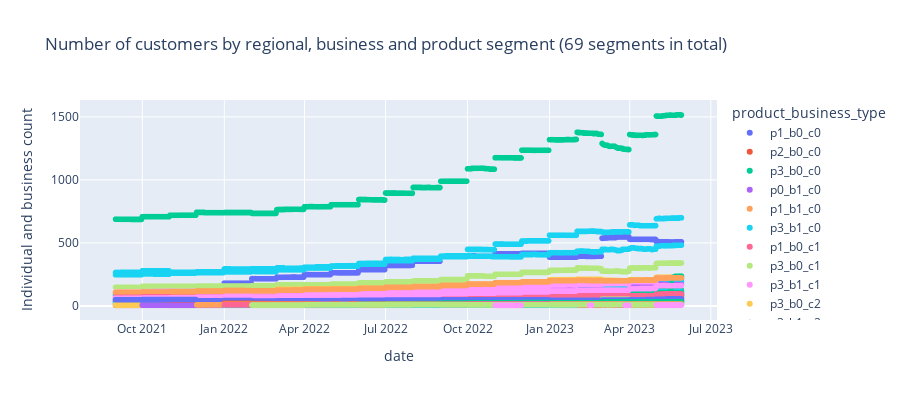

Source (notebook cell):
### Code cell
df_client_filtered = df_client.copy()  # Make a copy to avoid modifying the original DataFrame
df_client_filtered['product_type'] = df_client_filtered['product_type'].astype('str')
df_client_filtered['product_business_type'] = 'p' + df_client_filtered['product_type'] + '_b' + df_client_filtered['is_business'].astype('str') + '_c' + df_client_filtered['county'].astype('str')
fig = px.scatter(data_frame=df_client_filtered, x='date', y='eic_count', color='product_business_type', title='Scatter Plot of EIC Count Over Time')
fig.update_layout(width=900, height=400, title = 'Number of customers by regional, business and product segment (69 segments in total)')
fig.update_yaxes(title_text='Individual and business count')

### Figure 1 — Plotly figure (JSON) as saved in the notebook; plotly's stock layout.template omitted (floating-point values rounded to 4 significant figures; data arrays with more than 128 entries replaced by an {"elided": "..."} marker saying what was removed)
{"data": [{"hovertemplate": "product_business_type=p1_b0_c0<br>date=%{x}<br>eic_count=%{y}<extra></extra>", "legendgroup": "p1_b0_c0", "marker": {"color": "#636efa", "symbol": "circle"}, "mode": "markers", "name": "p1_b0_c0", "showlegend": true, "type": "scattergl", "x": {"elided": "636 str values"}, "xaxis": "x", "y": {"elided": "636 int values"}, "yaxis": "y"}, {"hovertemplate": "product_business_type=p2_b0_c0<br>date=%{x}<br>eic_count=%{y}<extra></extra>", "legendgroup": "p2_b0_c0", "marker": {"color": "#EF553B", "symbol": "circle"}, "mode": "markers", "name": "p2_b0_c0", "showlegend": true, "type": "scattergl", "x": {"elided": "636 str values"}, "xaxis": "x", "y": {"elided": "636 int values"}, "yaxis": "y"}, {"hovertemplate": "product_business_type=p3_b0_c0<br>date=%{x}<br>eic_count=%{y}<extra></extra>", "legendgroup": "p3_b0_c0", "marker": {"color": "#00cc96", "symbol": "circle"}, "mode": "markers", "name": "p3_b0_c0", "showlegend": true, "type": "scattergl", "x": {"elided": "636 str values"}, "xaxis": "x", "y": {"elided": "636 int values"}, "yaxis": "y"}, {"hovertemplate": "product_business_type=p0_b1_c0<br>date=%{x}<br>eic_count=%{y}<extra></extra>", "legendgroup": "p0_b1_c0", "marker": {"color": "#ab63fa", "symbol": "circle"}, "mode": "markers", "name": "p0_b1_c0", "showlegend": true, "type": "scattergl", "x": {"elided": "636 str values"}, "xaxis": "x", "y": {"elided": "636 int values"}, "yaxis": "y"}, {"hovertemplate": "product_business_type=p1_b1_c0<br>date=%{x}<br>eic_count=%{y}<extra></extra>", "legendgroup": "p1_b1_c0", "marker": {"color": "#FFA15A", "symbol": "circle"}, "mode": "markers", "name": "p1_b1_c0", "showlegend": true, "type": "scattergl", "x": {"elided": "636 str values"}, "xaxis": "x", "y": {"elided": "636 int values"}, "yaxis": "y"}, {"hovertemplate": "product_business_type=p3_b1_c0<br>date=%{x}<br>eic_count=%{y}<extra></extra>", "legendgroup": "p3_b1_c0", "marker": {"color": "#19d3f3", "symbol": "circle"}, "mode": "markers", "name": "p3_b1_c0", "showlegend": true, "type": "scattergl", "x": {"elided": "636 str values"}, "xaxis": "x", "y": {"elided": "636 int values"}, "yaxis": "y"}, {"hovertemplate": "product_business_type=p1_b0_c1<br>date=%{x}<br>eic_count=%{y}<extra></extra>", "legendgroup": "p1_b0_c1", "marker": {"color": "#FF6692", "symbol": "circle"}, "mode": "markers", "name": "p1_b0_c1", "showlegend": true, "type": "scattergl", "x": {"elided": "636 str values"}, "xaxis": "x", "y": {"elided": "636 int values"}, "yaxis": "y"}, {"hovertemplate": "product_business_type=p3_b0_c1<br>date=%{x}<br>eic_count=%{y}<extra></extra>", "legendgroup": "p3_b0_c1", "marker": {"color": "#B6E880", "symbol": "circle"}, "mode": "markers", "name": "p3_b0_c1", "showlegend": true, "type": "scattergl", "x": {"elided": "636 str values"}, "xaxis": "x", "y": {"elided": "636 int values"}, "yaxis": "y"}, {"hovertemplate": "product_business_type=p3_b1_c1<br>date=%{x}<br>eic_count=%{y}<extra></extra>", "legendgroup": "p3_b1_c1", "marker": {"color": "#FF97FF", "symbol": "circle"}, "mode": "markers", "name": "p3_b1_c1", "showlegend": true, "type": "scattergl", "x": {"elided": "636 str values"}, "xaxis": "x", "y": {"elided": "636 int values"}, "yaxis": "y"}, {"hovertemplate": "product_business_type=p3_b0_c2<br>date=%{x}<br>eic_count=%{y}<extra></extra>", "legendgroup": "p3_b0_c2", "marker": {"color": "#FECB52", "symbol": "circle"}, "mode": "markers", "name": "p3_b0_c2", "showlegend": true, "type": "scattergl", "x": {"elided": "636 str values"}, "xaxis": "x", "y": {"elided": "636 int values"}, "yaxis": "y"}, {"hovertemplate": "product_business_type=p3_b1_c2<br>date=%{x}<br>eic_count=%{y}<extra></extra>", "legendgroup": "p3_b1_c2", "marker": {"color": "#636efa", "symbol": "circle"}, "mode": "markers", "name": "p3_b1_c2", "showlegend": true, "type": "scattergl", "x": {"elided": "636 str values"}, "xaxis": "x", "y": {"elided": "636 int values"}, "yaxis": "y"}, {"hovertemplate": "product_business_type=p1_b0_c3<br>date=%{x}<br>eic_count=%{y}<extra></extra>", "legendgroup": "p1_b0_c3", "marker": {"color": "#EF553B", "symbol": "circle"}, "mode": "markers", "name": "p1_b0_c3", "showlegend": true, "type": "scattergl", "x": {"elided": "636 str values"}, "xaxis": "x", "y": {"elided": "636 int values"}, "yaxis": "y"}, {"hovertemplate": "product_business_type=p3_b0_c3<br>date=%{x}<br>eic_count=%{y}<extra></extra>", "legendgroup": "p3_b0_c3", "marker": {"color": "#00cc96", "symbol": "circle"}, "mode": "markers", "name": "p3_b0_c3", "showlegend": true, "type": "scattergl", "x": {"elided": "636 str values"}, "xaxis": "x", "y": {"elided": "636 int values"}, "yaxis": "y"}, {"hovertemplate": "product_business_type=p1_b1_c3<br>date=%{x}<br>eic_count=%{y}<extra></extra>", "legendgroup": "p1_b1_c3", "marker": {"color": "#ab63fa", "symbol": "circle"}, "mode": "markers", "name": "p1_b1_c3", "showlegend": true, "type": "scattergl", "x": {"elided": "636 str values"}, "xaxis": "x", "y": {"elided": "636 int values"}, "yaxis": "y"}, {"hovertemplate": "product_business_type=p3_b1_c3<br>date=%{x}<br>eic_count=%{y}<extra></extra>", "legendgroup": "p3_b1_c3", "marker": {"color": "#FFA15A", "symbol": "circle"}, "mode": "markers", "name": "p3_b1_c3", "showlegend": true, "type": "scattergl", "x": {"elided": "636 str values"}, "xaxis": "x", "y": {"elided": "636 int values"}, "yaxis": "y"}, {"hovertemplate": "product_business_type=p1_b0_c4<br>date=%{x}<br>eic_count=%{y}<extra></extra>", "legendgroup": "p1_b0_c4", "marker": {"color": "#19d3f3", "symbol": "circle"}, "mode": "markers", "name": "p1_b0_c4", "showlegend": true, "type": "scattergl", "x": {"elided": "636 str values"}, "xaxis": "x", "y": {"elided": "636 int values"}, "yaxis": "y"}, {"hovertemplate": "product_business_type=p3_b0_c4<br>date=%{x}<br>eic_count=%{y}<extra></extra>", "legendgroup": "p3_b0_c4", "marker": {"color": "#FF6692", "symbol": "circle"}, "mode": "markers", "name": "p3_b0_c4", "showlegend": true, "type": "scattergl", "x": {"elided": "636 str values"}, "xaxis": "x", "y": {"elided": "636 int values"}, "yaxis": "y"}, {"hovertemplate": "product_business_type=p0_b1_c4<br>date=%{x}<br>eic_count=%{y}<extra></extra>", "legendgroup": "p0_b1_c4", "marker": {"color": "#B6E880", "symbol": "circle"}, "mode": "markers", "name": "p0_b1_c4", "showlegend": true, "type": "scattergl", "x": {"elided": "636 str values"}, "xaxis": "x", "y": {"elided": "636 int values"}, "yaxis": "y"}, {"hovertemplate": "product_business_type=p3_b1_c4<br>date=%{x}<br>eic_count=%{y}<extra></extra>", "legendgroup": "p3_b1_c4", "marker": {"color": "#FF97FF", "symbol": "circle"}, "mode": "markers", "name": "p3_b1_c4", "showlegend": true, "type": "scattergl", "x": {"elided": "636 str values"}, "xaxis": "x", "y": {"elided": "636 int values"}, "yaxis": "y"}, {"hovertemplate": "product_business_type=p1_b0_c5<br>date=%{x}<br>eic_count=%{y}<extra></extra>", "legendgroup": "p1_b0_c5", "marker": {"color": "#FECB52", "symbol": "circle"}, "mode": "markers", "name": "p1_b0_c5", "showlegend": true, "type": "scattergl", "x": {"elided": "636 str values"}, "xaxis": "x", "y": {"elided": "636 int values"}, "yaxis": "y"}, {"hovertemplate": "product_business_type=p3_b0_c5<br>date=%{x}<br>eic_count=%{y}<extra></extra>", "legendgroup": "p3_b0_c5", "marker": {"color": "#636efa", "symbol": "circle"}, "mode": "markers", "name": "p3_b0_c5", "showlegend": true, "type": "scattergl", "x": {"elided": "636 str values"}, "xaxis": "x", "y": {"elided": "636 int values"}, "yaxis": "y"}, {"hovertemplate": "product_business_type=p0_b1_c5<br>date=%{x}<br>eic_count=%{y}<extra></extra>", "legendgroup": "p0_b1_c5", "marker": {"color": "#EF553B", "symbol": "circle"}, "mode": "markers", "name": "p0_b1_c5", "showlegend": true, "type": "scattergl", "x": {"elided": "605 str values"}, "xaxis": "x", "y": {"elided": "605 int values"}, "yaxis": "y"}, {"hovertemplate": "product_business_type=p1_b1_c5<br>date=%{x}<br>eic_count=%{y}<extra></extra>", "legendgroup": "p1_b1_c5", "marker": {"color": "#00cc96", "symbol": "circle"}, "mode": "markers", "name": "p1_b1_c5", "showlegend": true, "type": "scattergl", "x": {"elided": "636 str values"}, "xaxis": "x", "y": {"elided": "636 int values"}, "yaxis": "y"}, {"hovertemplate": "product_business_type=p3_b1_c5<br>date=%{x}<br>eic_count=%{y}<extra></extra>", "legendgroup": "p3_b1_c5", "marker": {"color": "#ab63fa", "symbol": "circle"}, "mode": "markers", "name": "p3_b1_c5", "showlegend": true, "type": "scattergl", "x": {"elided": "636 str values"}, "xaxis": "x", "y": {"elided": "636 int values"}, "yaxis": "y"}, {"hovertemplate": "product_business_type=p3_b1_c6<br>date=%{x}<br>eic_count=%{y}<extra></extra>", "legendgroup": "p3_b1_c6", "marker": {"color": "#FFA15A", "symbol": "circle"}, "mode": "markers", "name": "p3_b1_c6", "showlegend": true, "type": "scattergl", "x": {"elided": "636 str values"}, "xaxis": "x", "y": {"elided": "636 int values"}, "yaxis": "y"}, {"hovertemplate": "product_business_type=p1_b0_c7<br>date=%{x}<br>eic_count=%{y}<extra></extra>", "legendgroup": "p1_b0_c7", "marker": {"color": "#19d3f3", "symbol": "circle"}, "mode": "markers", "name": "p1_b0_c7", "showlegend": true, "type": "scattergl", "x": {"elided": "636 str values"}, "xaxis": "x", "y": {"elided": "636 int values"}, "yaxis": "y"}, {"hovertemplate": "product_business_type=p2_b0_c7<br>date=%{x}<br>eic_count=%{y}<extra></extra>", "legendgroup": "p2_b0_c7", "marker": {"color": "#FF6692", "symbol": "circle"}, "mode": "markers", "name": "p2_b0_c7", "showlegend": true, "type": "scattergl", "x": {"elided": "416 str values"}, "xaxis": "x", "y": {"elided": "416 int values"}, "yaxis": "y"}, {"hovertemplate": "product_business_type=p3_b0_c7<br>date=%{x}<br>eic_count=%{y}<extra></extra>", "legendgroup": "p3_b0_c7", "marker": {"color": "#B6E880", "symbol": "circle"}, "mode": "markers", "name": "p3_b0_c7", "showlegend": true, "type": "scattergl", "x": {"elided": "636 str values"}, "xaxis": "x", "y": {"elided": "636 int values"}, "yaxis": "y"}, {"hovertemplate": "product_business_type=p0_b1_c7<br>date=%{x}<br>eic_count=%{y}<extra></extra>", "legendgroup": "p0_b1_c7", "marker": {"color": "#FF97FF", "symbol": "circle"}, "mode": "markers", "name": "p0_b1_c7", "showlegend": true, "type": "scattergl", "x": {"elided": "636 str values"}, "xaxis": "x", "y": {"elided": "636 int values"}, "yaxis": "y"}, {"hovertemplate": "product_business_type=p1_b1_c7<br>date=%{x}<br>eic_count=%{y}<extra></extra>", "legendgroup": "p1_b1_c7", "marker": {"color": "#FECB52", "symbol": "circle"}, "mode": "markers", "name": "p1_b1_c7", "showlegend": true, "type": "scattergl", "x": {"elided": "636 str values"}, "xaxis": "x", "y": {"elided": "636 int values"}, "yaxis": "y"}, {"hovertemplate": "product_business_type=p3_b1_c7<br>date=%{x}<br>eic_count=%{y}<extra></extra>", "legendgroup": "p3_b1_c7", "marker": {"color": "#636efa", "symbol": "circle"}, "mode": "markers", "name": "p3_b1_c7", "showlegend": true, "type": "scattergl", "x": {"elided": "636 str values"}, "xaxis": "x", "y": {"elided": "636 int values"}, "yaxis": "y"}, {"hovertemplate": "product_business_type=p1_b0_c8<br>date=%{x}<br>eic_count=%{y}<extra></extra>", "legendgroup": "p1_b0_c8", "marker": {"color": "#EF553B", "symbol": "circle"}, "mode": "markers", "name": "p1_b0_c8", "showlegend": true, "type": "scattergl", "x": {"elided": "636 str values"}, "xaxis": "x", "y": {"elided": "636 int values"}, "yaxis": "y"}, {"hovertemplate": "product_business_type=p3_b0_c8<br>date=%{x}<br>eic_count=%{y}<extra></extra>", "legendgroup": "p3_b0_c8", "marker": {"color": "#00cc96", "symbol": "circle"}, "mode": "markers", "name": "p3_b0_c8", "showlegend": true, "type": "scattergl", "x": {"elided": "636 str values"}, "xaxis": "x", "y": {"elided": "636 int values"}, "yaxis": "y"}, {"hovertemplate": "product_business_type=p3_b1_c8<br>date=%{x}<br>eic_count=%{y}<extra></extra>", "legendgroup": "p3_b1_c8", "marker": {"color": "#ab63fa", "symbol": "circle"}, "mode": "markers", "name": "p3_b1_c8", "showlegend": true, "type": "scattergl", "x": {"elided": "636 str values"}, "xaxis": "x", "y": {"elided": "636 int values"}, "yaxis": "y"}, {"hovertemplate": "product_business_type=p1_b0_c9<br>date=%{x}<br>eic_count=%{y}<extra></extra>", "legendgroup": "p1_b0_c9", "marker": {"color": "#FFA15A", "symbol": "circle"}, "mode": "markers", "name": "p1_b0_c9", "showlegend": true, "type": "scattergl", "x": {"elided": "636 str values"}, "xaxis": "x", "y": {"elided": "636 int values"}, "yaxis": "y"}, {"hovertemplate": "product_business_type=p3_b0_c9<br>date=%{x}<br>eic_count=%{y}<extra></extra>", "legendgroup": "p3_b0_c9", "marker": {"color": "#19d3f3", "symbol": "circle"}, "mode": "markers", "name": "p3_b0_c9", "showlegend": true, "type": "scattergl", "x": {"elided": "636 str values"}, "xaxis": "x", "y": {"elided": "636 int values"}, "yaxis": "y"}, {"hovertemplate": "product_business_type=p1_b1_c9<br>date=%{x}<br>eic_count=%{y}<extra></extra>", "legendgroup": "p1_b1_c9", "marker": {"color": "#FF6692", "symbol": "circle"}, "mode": "markers", "name": "p1_b1_c9", "showlegend": true, "type": "scattergl", "x": {"elided": "636 str values"}, "xaxis": "x", "y": {"elided": "636 int values"}, "yaxis": "y"}, {"hovertemplate": "product_business_type=p3_b1_c9<br>date=%{x}<br>eic_count=%{y}<extra></extra>", "legendgroup": "p3_b1_c9", "marker": {"color": "#B6E880", "symbol": "circle"}, "mode": "markers", "name": "p3_b1_c9", "showlegend": true, "type": "scattergl", "x": {"elided": "636 str values"}, "xaxis": "x", "y": {"elided": "636 int values"}, "yaxis": "y"}, {"hovertemplate": "product_business_type=p1_b0_c10<br>date=%{x}<br>eic_count=%{y}<extra></extra>", "legendgroup": "p1_b0_c10", "marker": {"color": "#FF97FF", "symbol": "circle"}, "mode": "markers", "name": "p1_b0_c10", "showlegend": true, "type": "scattergl", "x": {"elided": "636 str values"}, "xaxis": "x", "y": {"elided": "636 int values"}, "yaxis": "y"}, {"hovertemplate": "product_business_type=p3_b0_c10<br>date=%{x}<br>eic_count=%{y}<extra></extra>", "legendgroup": "p3_b0_c10", "marker": {"color": "#FECB52", "symbol": "circle"}, "mode": "markers", "name": "p3_b0_c10", "showlegend": true, "type": "scattergl", "x": {"elided": "636 str values"}, "xaxis": "x", "y": {"elided": "636 int values"}, "yaxis": "y"}, {"hovertemplate": "product_business_type=p1_b1_c10<br>date=%{x}<br>eic_count=%{y}<extra></extra>", "legendgroup": "p1_b1_c10", "marker": {"color": "#636efa", "symbol": "circle"}, "mode": "markers", "name": "p1_b1_c10", "showlegend": true, "type": "scattergl", "x": {"elided": "636 str values"}, "xaxis": "x", "y": {"elided": "636 int values"}, "yaxis": "y"}, {"hovertemplate": "product_business_type=p2_b1_c10<br>date=%{x}<br>eic_count=%{y}<extra></extra>", "legendgroup": "p2_b1_c10", "marker": {"color": "#EF553B", "symbol": "circle"}, "mode": "markers", "name": "p2_b1_c10", "showlegend": true, "type": "scattergl", "x": {"elided": "253 str values"}, "xaxis": "x", "y": {"elided": "253 int values"}, "yaxis": "y"}, {"hovertemplate": "product_business_type=p3_b1_c10<br>date=%{x}<br>eic_count=%{y}<extra></extra>", "legendgroup": "p3_b1_c10", "marker": {"color": "#00cc96", "symbol": "circle"}, "mode": "markers", "name": "p3_b1_c10", "showlegend": true, "type": "scattergl", "x": {"elided": "636 str values"}, "xaxis": "x", "y": {"elided": "636 int values"}, "yaxis": "y"}, {"hovertemplate": "product_business_type=p1_b0_c11<br>date=%{x}<br>eic_count=%{y}<extra></extra>", "legendgroup": "p1_b0_c11", "marker": {"color": "#ab63fa", "symbol": "circle"}, "mode": "markers", "name": "p1_b0_c11", "showlegend": true, "type": "scattergl", "x": {"elided": "636 str values"}, "xaxis": "x", "y": {"elided": "636 int values"}, "yaxis": "y"}, {"hovertemplate": "product_business_type=p2_b0_c11<br>date=%{x}<br>eic_count=%{y}<extra></extra>", "legendgroup": "p2_b0_c11", "marker": {"color": "#FFA15A", "symbol": "circle"}, "mode": "markers", "name": "p2_b0_c11", "showlegend": true, "type": "scattergl", "x": {"elided": "588 str values"}, "xaxis": "x", "y": {"elided": "588 int values"}, "yaxis": "y"}, {"hovertemplate": "product_business_type=p3_b0_c11<br>date=%{x}<br>eic_count=%{y}<extra></extra>", "legendgroup": "p3_b0_c11", "marker": {"color": "#19d3f3", "symbol": "circle"}, "mode": "markers", "name": "p3_b0_c11", "showlegend": true, "type": "scattergl", "x": {"elided": "636 str values"}, "xaxis": "x", "y": {"elided": "636 int values"}, "yaxis": "y"}, {"hovertemplate": "product_business_type=p1_b1_c11<br>date=%{x}<br>eic_count=%{y}<extra></extra>", "legendgroup": "p1_b1_c11", "marker": {"color": "#FF6692", "symbol": "circle"}, "mode": "markers", "name": "p1_b1_c11", "showlegend": true, "type": "scattergl", "x": {"elided": "636 str values"}, "xaxis": "x", "y": {"elided": "636 int values"}, "yaxis": "y"}, {"hovertemplate": "product_business_type=p2_b1_c11<br>date=%{x}<br>eic_count=%{y}<extra></extra>", "legendgroup": "p2_b1_c11", "marker": {"color": "#B6E880", "symbol": "circle"}, "mode": "markers", "name": "p2_b1_c11", "showlegend": true, "type": "scattergl", "x": {"elided": "500 str values"}, "xaxis": "x", "y": {"elided": "500 int values"}, "yaxis": "y"}, {"hovertemplate": "product_business_type=p3_b1_c11<br>date=%{x}<br>eic_count=%{y}<extra></extra>", "legendgroup": "p3_b1_c11", "marker": {"color": "#FF97FF", "symbol": "circle"}, "mode": "markers", "name": "p3_b1_c11", "showlegend": true, "type": "scattergl", "x": {"elided": "636 str values"}, "xaxis": "x", "y": {"elided": "636 int values"}, "yaxis": "y"}, {"hovertemplate": "product_business_type=p3_b1_c12<br>date=%{x}<br>eic_count=%{y}<extra></extra>", "legendgroup": "p3_b1_c12", "marker": {"color": "#FECB52", "symbol": "circle"}, "mode": "markers", "name": "p3_b1_c12", "showlegend": true, "type": "scattergl", "x": {"elided": "636 str values"}, "xaxis": "x", "y": {"elided": "636 int values"}, "yaxis": "y"}, {"hovertemplate": "product_business_type=p1_b0_c13<br>date=%{x}<br>eic_count=%{y}<extra></extra>", "legendgroup": "p1_b0_c13", "marker": {"color": "#636efa", "symbol": "circle"}, "mode": "markers", "name": "p1_b0_c13", "showlegend": true, "type": "scattergl", "x": {"elided": "636 str values"}, "xaxis": "x", "y": {"elided": "636 int values"}, "yaxis": "y"}, {"hovertemplate": "product_business_type=p3_b0_c13<br>date=%{x}<br>eic_count=%{y}<extra></extra>", "legendgroup": "p3_b0_c13", "marker": {"color": "#EF553B", "symbol": "circle"}, "mode": "markers", "name": "p3_b0_c13", "showlegend": true, "type": "scattergl", "x": {"elided": "636 str values"}, "xaxis": "x", "y": {"elided": "636 int values"}, "yaxis": "y"}, {"hovertemplate": "product_business_type=p3_b1_c13<br>date=%{x}<br>eic_count=%{y}<extra></extra>", "legendgroup": "p3_b1_c13", "marker": {"color": "#00cc96", "symbol": "circle"}, "mode": "markers", "name": "p3_b1_c13", "showlegend": true, "type": "scattergl", "x": {"elided": "636 str values"}, "xaxis": "x", "y": {"elided": "636 int values"}, "yaxis": "y"}, {"hovertemplate": "product_business_type=p1_b0_c14<br>date=%{x}<br>eic_count=%{y}<extra></extra>", "legendgroup": "p1_b0_c14", "marker": {"color": "#ab63fa", "symbol": "circle"}, "mode": "markers", "name": "p1_b0_c14", "showlegend": true, "type": "scattergl", "x": {"elided": "636 str values"}, "xaxis": "x", "y": {"elided": "636 int values"}, "yaxis": "y"}, {"hovertemplate": "product_business_type=p3_b0_c14<br>date=%{x}<br>eic_count=%{y}<extra></extra>", "legendgroup": "p3_b0_c14", "marker": {"color": "#FFA15A", "symbol": "circle"}, "mode": "markers", "name": "p3_b0_c14", "showlegend": true, "type": "scattergl", "x": {"elided": "636 str values"}, "xaxis": "x", "y": {"elided": "636 int values"}, "yaxis": "y"}, {"hovertemplate": "product_business_type=p1_b1_c14<br>date=%{x}<br>eic_count=%{y}<extra></extra>", "legendgroup": "p1_b1_c14", "marker": {"color": "#19d3f3", "symbol": "circle"}, "mode": "markers", "name": "p1_b1_c14", "showlegend": true, "type": "scattergl", "x": {"elided": "636 str values"}, "xaxis": "x", "y": {"elided": "636 int values"}, "yaxis": "y"}, {"hovertemplate": "product_business_type=p3_b1_c14<br>date=%{x}<br>eic_count=%{y}<extra></extra>", "legendgroup": "p3_b1_c14", "marker": {"color": "#FF6692", "symbol": "circle"}, "mode": "markers", "name": "p3_b1_c14", "showlegend": true, "type": "scattergl", "x": {"elided": "636 str values"}, "xaxis": "x", "y": {"elided": "636 int values"}, "yaxis": "y"}, {"hovertemplate": "product_business_type=p1_b0_c15<br>date=%{x}<br>eic_count=%{y}<extra></extra>", "legendgroup": "p1_b0_c15", "marker": {"color": "#B6E880", "symbol": "circle"}, "mode": "markers", "name": "p1_b0_c15", "showlegend": true, "type": "scattergl", "x": {"elided": "636 str values"}, "xaxis": "x", "y": {"elided": "636 int values"}, "yaxis": "y"}, {"hovertemplate": "product_business_type=p3_b0_c15<br>date=%{x}<br>eic_count=%{y}<extra></extra>", "legendgroup": "p3_b0_c15", "marker": {"color": "#FF97FF", "symbol": "circle"}, "mode": "markers", "name": "p3_b0_c15", "showlegend": true, "type": "scattergl", "x": {"elided": "636 str values"}, "xaxis": "x", "y": {"elided": "636 int values"}, "yaxis": "y"}, {"hovertemplate": "product_business_type=p1_b1_c15<br>date=%{x}<br>eic_count=%{y}<extra></extra>", "legendgroup": "p1_b1_c15", "marker": {"color": "#FECB52", "symbol": "circle"}, "mode": "markers", "name": "p1_b1_c15", "showlegend": true, "type": "scattergl", "x": {"elided": "636 str values"}, "xaxis": "x", "y": {"elided": "636 int values"}, "yaxis": "y"}, {"hovertemplate": "product_business_type=p3_b1_c15<br>date=%{x}<br>eic_count=%{y}<extra></extra>", "legendgroup": "p3_b1_c15", "marker": {"color": "#636efa", "symbol": "circle"}, "mode": "markers", "name": "p3_b1_c15", "showlegend": true, "type": "scattergl", "x": {"elided": "636 str values"}, "xaxis": "x", "y": {"elided": "636 int values"}, "yaxis": "y"}, {"hovertemplate": "product_business_type=p2_b1_c0<br>date=%{x}<br>eic_count=%{y}<extra></extra>", "legendgroup": "p2_b1_c0", "marker": {"color": "#EF553B", "symbol": "circle"}, "mode": "markers", "name": "p2_b1_c0", "showlegend": true, "type": "scattergl", "x": {"elided": "606 str values"}, "xaxis": "x", "y": {"elided": "606 int values"}, "yaxis": "y"}, {"hovertemplate": "product_business_type=p1_b0_c2<br>date=%{x}<br>eic_count=%{y}<extra></extra>", "legendgroup": "p1_b0_c2", "marker": {"color": "#00cc96", "symbol": "circle"}, "mode": "markers", "name": "p1_b0_c2", "showlegend": true, "type": "scattergl", "x": {"elided": "606 str values"}, "xaxis": "x", "y": {"elided": "606 int values"}, "yaxis": "y"}, {"hovertemplate": "product_business_type=p1_b1_c13<br>date=%{x}<br>eic_count=%{y}<extra></extra>", "legendgroup": "p1_b1_c13", "marker": {"color": "#ab63fa", "symbol": "circle"}, "mode": "markers", "name": "p1_b1_c13", "showlegend": true, "type": "scattergl", "x": {"elided": "606 str values"}, "xaxis": "x", "y": {"elided": "606 int values"}, "yaxis": "y"}, {"hovertemplate": "product_business_type=p0_b1_c15<br>date=%{x}<br>eic_count=%{y}<extra></extra>", "legendgroup": "p0_b1_c15", "marker": {"color": "#FFA15A", "symbol": "circle"}, "mode": "markers", "name": "p0_b1_c15", "showlegend": true, "type": "scattergl", "x": {"elided": "545 str values"}, "xaxis": "x", "y": {"elided": "545 int values"}, "yaxis": "y"}, {"hovertemplate": "product_business_type=p1_b1_c2<br>date=%{x}<br>eic_count=%{y}<extra></extra>", "legendgroup": "p1_b1_c2", "marker": {"color": "#19d3f3", "symbol": "circle"}, "mode": "markers", "name": "p1_b1_c2", "showlegend": true, "type": "scattergl", "x": {"elided": "514 str values"}, "xaxis": "x", "y": {"elided": "514 int values"}, "yaxis": "y"}, {"hovertemplate": "product_business_type=p1_b1_c4<br>date=%{x}<br>eic_count=%{y}<extra></extra>", "legendgroup": "p1_b1_c4", "marker": {"color": "#FF6692", "symbol": "circle"}, "mode": "markers", "name": "p1_b1_c4", "showlegend": true, "type": "scattergl", "x": {"elided": "514 str values"}, "xaxis": "x", "y": {"elided": "514 int values"}, "yaxis": "y"}, {"hovertemplate": "product_business_type=p0_b1_c11<br>date=%{x}<br>eic_count=%{y}<extra></extra>", "legendgroup": "p0_b1_c11", "marker": {"color": "#B6E880", "symbol": "circle"}, "mode": "markers", "name": "p0_b1_c11", "showlegend": true, "type": "scattergl", "x": {"elided": "483 str values"}, "xaxis": "x", "y": {"elided": "483 int values"}, "yaxis": "y"}, {"hovertemplate": "product_business_type=p2_b1_c14<br>date=%{x}<br>eic_count=%{y}<extra></extra>", "legendgroup": "p2_b1_c14", "marker": {"color": "#FF97FF", "symbol": "circle"}, "mode": "markers", "name": "p2_b1_c14", "showlegend": true, "type": "scattergl", "x": ["2022-11-01", "2022-11-02", "2022-11-03", "2022-11-04", "2022-11-05", "2022-11-06", "2022-11-07", "2022-11-08", "2022-11-09", "2022-11-10", "2022-11-11", "2022-11-12", "2022-11-13", "2022-11-14", "2022-11-15", "2022-11-16", "2022-11-17", "2022-11-18", "2022-11-19", "2022-11-20", "2022-11-21", "2022-11-22", "2022-11-23", "2022-11-24", "2022-11-25", "2022-11-26", "2022-11-27", "2022-11-28", "2022-11-29", "2022-11-30", "2023-02-15", "2023-02-16", "2023-02-17", "2023-03-27", "2023-03-28", "2023-03-29", "2023-03-30", "2023-03-31", "2023-05-01", "2023-05-02", "2023-05-03", "2023-05-04", "2023-05-05", "2023-05-06", "2023-05-07", "2023-05-08", "2023-05-09", "2023-05-10", "2023-05-11", "2023-05-12", "2023-05-13", "2023-05-14", "2023-05-15", "2023-05-16", "2023-05-17", "2023-05-18", "2023-05-19", "2023-05-20", "2023-05-21", "2023-05-22", "2023-05-23", "2023-05-24", "2023-05-25", "2023-05-26", "2023-05-27", "2023-05-28", "2023-05-29"], "xaxis": "x", "y": [5, 5, 5, 5, 5, 5, 5, 5, 5, 5, 5, 5, 5, 5, 5, 5, 5, 5, 5, 5, 5, 5, 5, 5, 5, 5, 5, 5, 5, 5, 5, 5, 5, 5, 5, 5, 5, 5, 7, 7, 7, 7, 7, 7, 7, 7, 7, 7, 7, 7, 7, 7, 7, 7, 7, 7, 7, 7, 7, 7, 7, 7, 7, 7, 7, 7, 7], "yaxis": "y"}], "layout": {"height": 400, "legend": {"title": {"text": "product_business_type"}, "tracegroupgap": 0}, "title": {"text": "Number of customers by regional, business and product segment (69 segments in total)"}, "width": 900, "xaxis": {"anchor": "y", "domain": [0, 1], "title": {"text": "date"}}, "yaxis": {"anchor": "x", "domain": [0, 1], "title": {"text": "Individual and business count"}}}}
